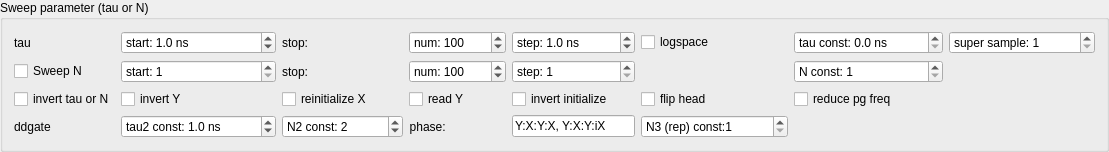
          <widget class="QGroupBox" name="groupBox_5">
           <property name="title">
            <string>Sweep parameter (tau or N)</string>
           </property>
           <layout class="QGridLayout" name="gridLayout_3">
            <item row="2" column="4">
             <widget class="QCheckBox" name="invertinitBox">
              <property name="text">
               <string>invert initialize</string>
              </property>
             </widget>
            </item>
            <item row="3" column="0">
             <widget class="QLabel" name="label_4">
              <property name="text">
               <string>ddgate</string>
              </property>
             </widget>
            </item>
            <item row="2" column="3">
             <widget class="QCheckBox" name="readYBox">
              <property name="text">
               <string>read Y</string>
              </property>
             </widget>
            </item>
            <item row="0" column="3">
             <widget class="QSpinBox" name="numBox">
              <property name="suffix">
               <string/>
              </property>
              <property name="prefix">
               <string>num: </string>
              </property>
              <property name="minimum">
               <number>1</number>
              </property>
              <property name="maximum">
               <number>999999999</number>
              </property>
              <property name="value">
               <number>100</number>
              </property>
             </widget>
            </item>
            <item row="0" column="7">
             <widget class="QSpinBox" name="qisampleBox">
              <property name="suffix">
               <string/>
              </property>
              <property name="prefix">
               <string>super sample: </string>
              </property>
              <property name="minimum">
               <number>1</number>
              </property>
              <property name="maximum">
               <number>999999999</number>
              </property>
              <property name="value">
               <number>1</number>
              </property>
             </widget>
            </item>
            <item row="3" column="3">
             <widget class="QLabel" name="label_18">
              <property name="sizePolicy">
               <sizepolicy hsizetype="Fixed" vsizetype="Preferred">
                <horstretch>0</horstretch>
                <verstretch>0</verstretch>
               </sizepolicy>
              </property>
              <property name="text">
               <string>phase: </string>
              </property>
              <property name="alignment">
               <set>Qt::AlignRight|Qt::AlignTrailing|Qt::AlignVCenter</set>
              </property>
             </widget>
            </item>
            <item row="1" column="3">
             <widget class="QSpinBox" name="NnumBox">
              <property name="suffix">
               <string/>
              </property>
              <property name="prefix">
               <string>num: </string>
              </property>
              <property name="minimum">
               <number>2</number>
              </property>
              <property name="maximum">
               <number>999999999</number>
              </property>
              <property name="value">
               <number>100</number>
              </property>
             </widget>
            </item>
            <item row="0" column="1">
             <widget class="QDoubleSpinBox" name="startBox">
              <property name="prefix">
               <string>start: </string>
              </property>
              <property name="suffix">
               <string> ns</string>
              </property>
              <property name="decimals">
               <number>1</number>
              </property>
              <property name="maximum">
               <double>100000000.000000000000000</double>
              </property>
              <property name="singleStep">
               <double>0.500000000000000</double>
              </property>
              <property name="value">
               <double>1.000000000000000</double>
              </property>
             </widget>
            </item>
            <item row="1" column="0">
             <widget class="QCheckBox" name="sweepNBox">
              <property name="text">
               <string>Sweep N</string>
              </property>
             </widget>
            </item>
            <item row="1" column="4">
             <widget class="QSpinBox" name="NstepBox">
              <property name="suffix">
               <string/>
              </property>
              <property name="prefix">
               <string>step: </string>
              </property>
              <property name="minimum">
               <number>1</number>
              </property>
              <property name="maximum">
               <number>9999999</number>
              </property>
              <property name="value">
               <number>1</number>
              </property>
             </widget>
            </item>
            <item row="0" column="6">
             <widget class="QDoubleSpinBox" name="tauconstBox">
              <property name="prefix">
               <string>tau const: </string>
              </property>
              <property name="suffix">
               <string> ns</string>
              </property>
              <property name="decimals">
               <number>1</number>
              </property>
              <property name="maximum">
               <double>100000000.000000000000000</double>
              </property>
              <property name="singleStep">
               <double>0.500000000000000</double>
              </property>
             </widget>
            </item>
            <item row="1" column="6">
             <widget class="QSpinBox" name="NconstBox">
              <property name="suffix">
               <string/>
              </property>
              <property name="prefix">
               <string>N const: </string>
              </property>
              <property name="minimum">
               <number>1</number>
              </property>
              <property name="maximum">
               <number>9999999</number>
              </property>
             </widget>
            </item>
            <item row="1" column="1">
             <widget class="QSpinBox" name="NstartBox">
              <property name="suffix">
               <string/>
              </property>
              <property name="prefix">
               <string>start: </string>
              </property>
              <property name="minimum">
               <number>1</number>
              </property>
              <property name="maximum">
               <number>9999999</number>
              </property>
             </widget>
            </item>
            <item row="2" column="1">
             <widget class="QCheckBox" name="invertYBox">
              <property name="text">
               <string>invert Y</string>
              </property>
             </widget>
            </item>
            <item row="2" column="0">
             <widget class="QCheckBox" name="invertsweepBox">
              <property name="text">
               <string>invert tau or N</string>
              </property>
             </widget>
            </item>
            <item row="1" column="2">
             <widget class="QLabel" name="NstopLabel">
              <property name="text">
               <string>stop:</string>
              </property>
              <property name="alignment">
               <set>Qt::AlignLeading|Qt::AlignLeft|Qt::AlignVCenter</set>
              </property>
             </widget>
            </item>
            <item row="2" column="2">
             <widget class="QCheckBox" name="reinitXBox">
              <property name="text">
               <string>reinitialize X</string>
              </property>
             </widget>
            </item>
            <item row="3" column="5">
             <widget class="QSpinBox" name="N3constBox">
              <property name="prefix">
               <string>N3 (rep) const:</string>
              </property>
              <property name="minimum">
               <number>1</number>
              </property>
              <property name="maximum">
               <number>999999999</number>
              </property>
             </widget>
            </item>
            <item row="0" column="4">
             <widget class="QDoubleSpinBox" name="stepBox">
              <property name="prefix">
               <string>step: </string>
              </property>
              <property name="suffix">
               <string> ns</string>
              </property>
              <property name="decimals">
               <number>1</number>
              </property>
              <property name="maximum">
               <double>100000000.000000000000000</double>
              </property>
              <property name="singleStep">
               <double>0.500000000000000</double>
              </property>
              <property name="value">
               <double>1.000000000000000</double>
              </property>
             </widget>
            </item>
            <item row="0" column="0">
             <widget class="QLabel" name="label_9">
              <property name="text">
               <string>tau</string>
              </property>
             </widget>
            </item>
            <item row="0" column="2">
             <widget class="QLabel" name="stopLabel">
              <property name="text">
               <string>stop:</string>
              </property>
              <property name="alignment">
               <set>Qt::AlignLeading|Qt::AlignLeft|Qt::AlignVCenter</set>
              </property>
             </widget>
            </item>
            <item row="3" column="1">
             <widget class="QDoubleSpinBox" name="tau2constBox">
              <property name="prefix">
               <string>tau2 const: </string>
              </property>
              <property name="suffix">
               <string> ns</string>
              </property>
              <property name="decimals">
               <number>1</number>
              </property>
              <property name="maximum">
               <double>999999999.000000000000000</double>
              </property>
              <property name="singleStep">
               <double>0.500000000000000</double>
              </property>
              <property name="value">
               <double>1.000000000000000</double>
              </property>
             </widget>
            </item>
            <item row="3" column="4">
             <widget class="QLineEdit" name="ddgatephaseEdit">
              <property name="sizePolicy">
               <sizepolicy hsizetype="Preferred" vsizetype="Fixed">
                <horstretch>0</horstretch>
                <verstretch>0</verstretch>
               </sizepolicy>
              </property>
              <property name="inputMask">
               <string/>
              </property>
              <property name="text">
               <string>Y:X:Y:X, Y:X:Y:iX</string>
              </property>
              <property name="placeholderText">
               <string>Y:X:Y:X, Y:X:Y:iX</string>
              </property>
             </widget>
            </item>
            <item row="0" column="5">
             <widget class="QCheckBox" name="logBox">
              <property name="text">
               <string>logspace</string>
              </property>
             </widget>
            </item>
            <item row="3" column="2">
             <widget class="QSpinBox" name="N2constBox">
              <property name="prefix">
               <string>N2 const: </string>
              </property>
              <property name="minimum">
               <number>1</number>
              </property>
              <property name="maximum">
               <number>999999999</number>
              </property>
              <property name="value">
               <number>2</number>
              </property>
             </widget>
            </item>
            <item row="2" column="6">
             <widget class="QCheckBox" name="reduceBox">
              <property name="text">
               <string>reduce pg freq</string>
              </property>
             </widget>
            </item>
            <item row="2" column="5">
             <widget class="QCheckBox" name="flipheadBox">
              <property name="text">
               <string>flip head</string>
              </property>
             </widget>
            </item>
           </layout>
          </widget>
